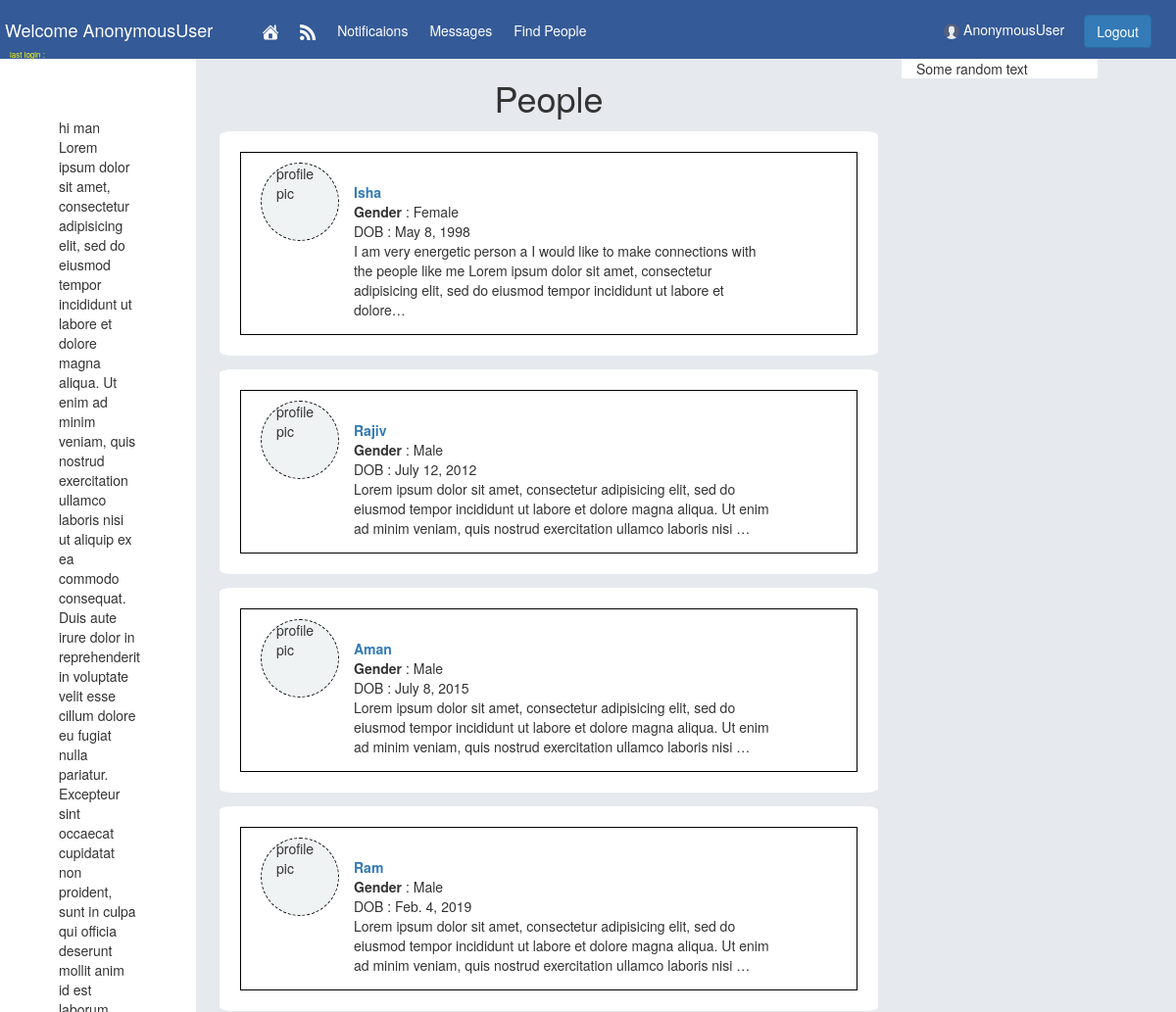
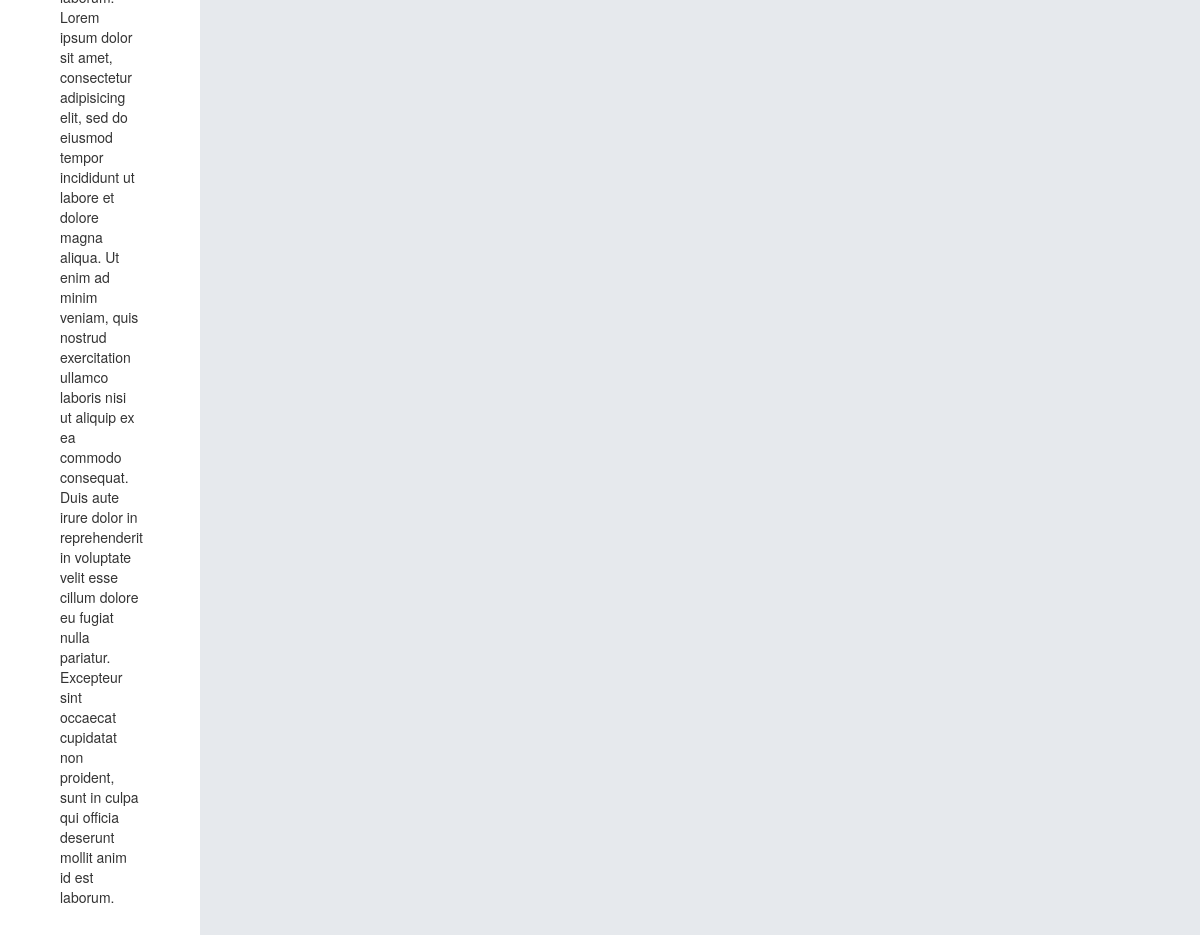
Screenshot of /exploring/ with the database file from the repository (2 pictures, top to bottom).
### user_management/models.py (models this page shows)
class Profile(models.Model):
	user			=	models.OneToOneField(User,on_delete = models.CASCADE)
	first_name		=	models.CharField(max_length = 30)
	middle_name		=	models.CharField(max_length = 30,blank = True)
	last_name		=	models.CharField(max_length = 30,blank = True)
	gender			=	models.CharField(max_length = 10)
	profile_pic 	=	models.ImageField(blank= True)
	cover_pic		=	models.ImageField(blank = True)
	date_of_birth	=	models.DateField()
	description		=	models.TextField(blank = True ,default="no des")  #blank = ture has not been migrated

### user_management/views.py (the view)
# urls.py: path('exploring/',all_people),
def all_people(request):
	p = Profile.objects.filter()
	return render(request,'all_people.html',{'profiles':p})

### user_management/templates/all_people.html
{% extends 'base.html'%}
{%block content%}
	<div class="container col-lg-2" style="background-color: white;padding:5%; " >
		hi man
		Lorem ipsum dolor sit amet, consectetur adipisicing elit, sed do eiusmod
		tempor incididunt ut labore et dolore magna aliqua. Ut enim ad minim veniam,
		quis nostrud exercitation ullamco laboris nisi ut aliquip ex ea commodo
		consequat. Duis aute irure dolor in reprehenderit in voluptate velit esse
		cillum dolore eu fugiat nulla pariatur. Excepteur sint occaecat cupidatat non
		proident, sunt in culpa qui officia deserunt mollit anim id est laborum.
		Lorem ipsum dolor sit amet, consectetur adipisicing elit, sed do eiusmod
		tempor incididunt ut labore et dolore magna aliqua. Ut enim ad minim veniam,
		quis nostrud exercitation ullamco laboris nisi ut aliquip ex ea commodo
		consequat. Duis aute irure dolor in reprehenderit in voluptate velit esse
		cillum dolore eu fugiat nulla pariatur. Excepteur sint occaecat cupidatat non
		proident, sunt in culpa qui officia deserunt mollit anim id est laborum.
	</div>
	<div class="col-lg-7 middle " >
		<center> <h1>People</h1></center>
	{% for profile in profiles %}
		<div class=" profile-box ">
			<div class="container wrapper">
				<div class="profile-pic col-lg-3 ">
					 profile pic
				</div>
				<div class="profile-container col-lg-9 ">
					<div class="name">
						<strong>
							<a href ='/display/{{profile.user.id}}'>{{profile.user.username|capfirst}} </a>
						</strong>
					</div>
					<div class="about">
						<div class="gender">
							<strong>Gender</strong> : {{profile.gender}}
						</div>
						<div class="dob">
							DOB : {{profile.date_of_birth}}
						</div>
						<div class="description">
							{{profile.description|truncatechars:200}}
						</div>
					</div>
				</div>
			</div>
		</div>
	{% endfor%}
	</div>
	<div class="col-lg-2 " style="background-color: white">
		Some random text
	</div>
{% endblock content%}

### user_management/static/profile.css (style rules this page uses)
* { padding:0px; margin:0px; box-sizing: border-box; }
.profile-pic { width:100px; height:100px; background-color: #E6E9ED; border-radius: 50%; border:1px dashed black; position: absolute; left:0px; bottom: 10px; }

### core/static/all_people.css (style rules this page uses)
* { padding:0px; margin:0px; box-sizing: border-box; }
.middle { margin:10px; margin-top:0px; padding:0px; }
.wrapper { border:1px solid black; padding-top:15px; width:auto; height:auto; }
.profile-box { background-color: white; padding:3%; margin:2%; border-radius: 2%; }
.profile-pic { width:80px; height:80px; position: relative; border:1px dashed black; background-color: #F0F3F4; margin:5px; }
.profile-container { padding:10px; margin:5px; margin-left:0px; }

### rows the page displays
Profile: user.username "Isha", gender "Female", date_of_birth "May 8, 1998", description "I am very energetic person a I would like to make connections with the people like me Lorem ipsum dolor sit amet, consectetur adipisicing elit, sed do eiusmod tempor incididunt ut labore et dolore…"
Profile: user.username "Rajiv", gender "Male", date_of_birth "July 12, 2012", description "Lorem ipsum dolor sit amet, consectetur adipisicing elit, sed do eiusmod tempor incididunt ut labore et dolore magna aliqua. Ut enim ad minim veniam, quis nostrud exercitation ullamco laboris nisi …"
Profile: user.username "Aman", gender "Male", date_of_birth "July 8, 2015", description "Lorem ipsum dolor sit amet, consectetur adipisicing elit, sed do eiusmod tempor incididunt ut labore et dolore magna aliqua. Ut enim ad minim veniam, quis nostrud exercitation ullamco laboris nisi …"
Profile: user.username "Ram", gender "Male", date_of_birth "Feb. 4, 2019", description "Lorem ipsum dolor sit amet, consectetur adipisicing elit, sed do eiusmod tempor incididunt ut labore et dolore magna aliqua. Ut enim ad minim veniam, quis nostrud exercitation ullamco laboris nisi …"

### other values shown
{{ request.user }} "AnonymousUser"
